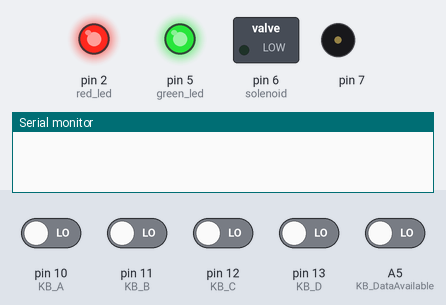
Simulated run of this sketch. Board: Arduino Uno, built with avr-gcc and run on an emulated ATmega328P. Shown: switched loads named in the sketch (green lamp = pin HIGH), output pins drawn as LEDs (lit = HIGH), buzzer (waves = sounding), the last lines printed to the serial monitor. Inputs (shaded band) come from the test bench; at power-on: A5 (KB_DataAvailable), pin 10 (KB_A), pin 11 (KB_B), pin 12 (KB_C), pin 13 (KB_D) LOW.

Above: at 1.2 s.
1.3 s: A5 (KB_DataAvailable) driven HIGH
At 5.3 s:
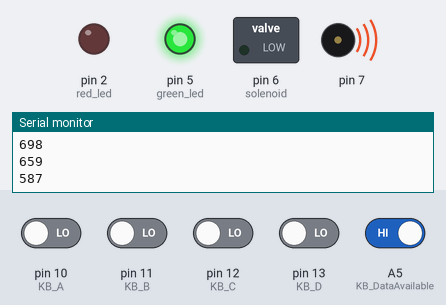
At 7.1 s:
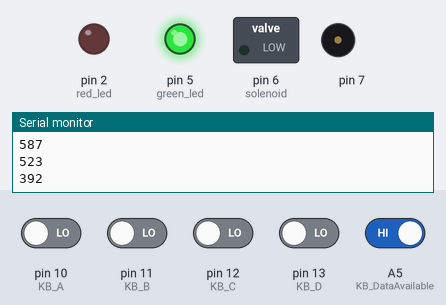
Timing chart, 0 to 8.6 s (numbered marks = the images above; inputs shaded):
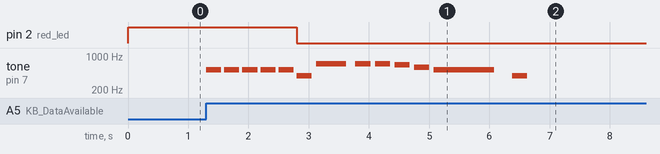

The sketch:

Lv1.ino
```cpp
#include <Arduino.h>
#include <SoftwareSerial.h>
#include <string.h>

using namespace std;

//Master and Slave Pin
#define RxD 8
#define TxD 9
SoftwareSerial master(RxD, TxD);

// Pins for 74C922 keypad encoder
int KB_DataAvailable=A5;//Data ready pin from Keyboard
int KB_A=10; //Output A
int KB_B=11; //Output B
int KB_C=12; //Output C
int KB_D=13; //Output D

int stage = 1;

//LED
int red_led = 2;
int green_led = 5;

//buzzer
int buzz = 7;

//limit switch
int limit_switch = 4;

//solenoid
int solenoid = 6;

//How many wrong password possible
int hp = 5;

//Elevator
int elevator = 0;

int index = 0;

//Button state
int buttonstate;

char keys[] = {'1','2','3','F',
               '4','5','6','E',
               '7','8','9','D',
               'A','0','B','C'};
// mario death sound

#define NOTE_B0  31
#define NOTE_C1  33
#define NOTE_CS1 35
#define NOTE_D1  37
#define NOTE_DS1 39
#define NOTE_E1  41
#define NOTE_F1  44
#define NOTE_FS1 46
#define NOTE_G1  49
#define NOTE_GS1 52
#define NOTE_A1  55
#define NOTE_AS1 58
#define NOTE_B1  62
#define NOTE_C2  65
#define NOTE_CS2 69
#define NOTE_D2  73
#define NOTE_DS2 78
#define NOTE_E2  82
#define NOTE_F2  87
#define NOTE_FS2 93
#define NOTE_G2  98
#define NOTE_GS2 104
#define NOTE_A2  110
#define NOTE_AS2 117
#define NOTE_B2  123
#define NOTE_C3  131
#define NOTE_CS3 139
#define NOTE_D3  147
#define NOTE_DS3 156
#define NOTE_E3  165
#define NOTE_F3  175
#define NOTE_FS3 185
#define NOTE_G3  196
#define NOTE_GS3 208
#define NOTE_A3  220
#define NOTE_AS3 233
#define NOTE_B3  247
#define NOTE_C4  262
#define NOTE_CS4 277
#define NOTE_D4  294
#define NOTE_DS4 311
#define NOTE_E4  330
#define NOTE_F4  349
#define NOTE_FS4 370
#define NOTE_G4  392
#define NOTE_GS4 415
#define NOTE_A4  440
#define NOTE_AS4 466
#define NOTE_B4  494
#define NOTE_C5  523
#define NOTE_CS5 554
#define NOTE_D5  587
#define NOTE_DS5 622
#define NOTE_E5  659
#define NOTE_F5  698
#define NOTE_FS5 740
#define NOTE_G5  784
#define NOTE_GS5 831
#define NOTE_A5  880
#define NOTE_AS5 932
#define NOTE_B5  988
#define NOTE_C6  1047
#define NOTE_CS6 1109
#define NOTE_D6  1175
#define NOTE_DS6 1245
#define NOTE_E6  1319
#define NOTE_F6  1397
#define NOTE_FS6 1480
#define NOTE_G6  1568
#define NOTE_GS6 1661
#define NOTE_A6  1760
#define NOTE_AS6 1865
#define NOTE_B6  1976
#define NOTE_C7  2093
#define NOTE_CS7 2217
#define NOTE_D7  2349
#define NOTE_DS7 2489
#define NOTE_E7  2637
#define NOTE_F7  2794
#define NOTE_FS7 2960
#define NOTE_G7  3136
#define NOTE_GS7 3322
#define NOTE_A7  3520
#define NOTE_AS7 3729
#define NOTE_B7  3951
#define NOTE_C8  4186
#define NOTE_CS8 4435
#define NOTE_D8  4699
#define NOTE_DS8 4978
void marioDeathSound() {
  int melody[] = {NOTE_G4, NOTE_F5, NOTE_F5, NOTE_F5,
  NOTE_E5, NOTE_D5, NOTE_C5,
  NOTE_G4, 0};
  int noteDurations[] = {4,2,4,4,4,4,5/3,4, 0};

  for (int thisNote = 0; thisNote < (sizeof(melody)/sizeof(melody[0])); thisNote++) {
    // to calculate the note duration, take one second
    // divided by the note type.
    //e.g. quarter note = 1000 / 4, eighth note = 1000/8, etc.
    int noteDuration = 1000/noteDurations[thisNote];
    tone(7, melody[thisNote],noteDuration);

    // to distinguish the notes, set a minimum time between them.
    // the note's duration + 30% seems to work well:
    int pauseBetweenNotes = noteDuration * 1.30;
    delay(pauseBetweenNotes);
    // stop the tone playing:
    noTone(7);
    Serial.println(melody[thisNote]);
  }
}
// indiana jones theme song
long DO=523.25,
RE=587.33,
MI=659.26,
FA=698.46,
SOL=783.99,
LA=880,
SI=987.77,
DO2=1046.50,
RE2=1174.66,
MI2=1318.51,
FA2=1396.91;
long melody2[] = {MI,FA,SOL,DO2,
RE,MI,FA,
SOL,LA,SI,FA2,
LA,SI,DO2,RE2,MI2,
MI,FA,SOL,DO2,
RE2,MI2,FA2,
SOL,SOL,MI2,RE2,SOL,
MI2,RE2,SOL,
MI2,RE2,SOL,
FA2,MI2,RE2,DO,
MI,SOL,FA,
RE,FA,MI,SOL,
DO,DO,MI,SOL,FA,
RE,FA,MI,RE,
DO,DO,MI,SOL,FA,
RE,FA,MI,SOL,
DO,DO,SOL,SOL,
MI2,RE2,SOL,
MI2,RE2,SOL,
MI2,RE2,SOL,
FA2,MI2,RE2,DO,
};

int b=800, n=400, c=200, s=100;
int noteDurations2[] = {c,c,n,b,
c,c,b,
c,c,n,b,
c,c,n,n,
n,c,c,n,
b,c,c,b,
c,c,n,
c,c,n,
c,c,n,
c,c,n,
c,c,b,
c,c,b,
c,c,s,s,c,
b,c,c,b,
c,c,s,s,c,b,
c,c,b,
c,c,s,s,c,
b,c,c,n,
c,c,n,
c,c,n,
c,c,n,
c,c,b,
};

void playsound(){
  for (int thisNote = 0; thisNote < 80; thisNote++) {
    tone(7, melody2[thisNote],noteDurations2[thisNote]);
    delay(noteDurations2[thisNote]);
    noTone(7);
  }
}
//node for buzzer
#define NOTE_C5  523
#define NOTE_E5  659
#define NOTE_G5  784
#define NOTE_G4  392
#define NOTE_DS2 78
#define NOTE_E2  82
#define NOTE_F2  87
#define NOTE_FS2 93
#define NOTE_G2  98
#define NOTE_A2  110
#define NOTE_AS2 117
#define NOTE_B2  123
#define NOTE_C3  131
#define NOTE_D3  147

//NOTE_E5, NOTE_E5, NOTE_E5, NOTE_C5, NOTE_E5, NOTE_G5, NOTE_G4 (Mario theme song)
//8, 8, 4, 4, 4, 8, 4
int melody[] = {
  NOTE_C5, NOTE_G2, NOTE_E5, NOTE_G4,
  NOTE_DS2, NOTE_E2, NOTE_E2, NOTE_F2,
  NOTE_FS2, NOTE_G5, NOTE_E5, NOTE_A2,
  NOTE_AS2, NOTE_B2, NOTE_C3, NOTE_D3
};

int noteDurations[] = {
  4, 4, 8, 4,
  4, 4, 4, 4,
  4, 8, 4, 4,
  4, 4, 4, 4,
};
const char correctpin[] = {'3','3','9','1','9','8','F'}; // based on super mario

void sound();

void setup() {
  Serial.begin(9600);
  pinMode(KB_DataAvailable,INPUT);
  pinMode(KB_A,INPUT);
  pinMode(KB_B,INPUT);
  pinMode(KB_C,INPUT);
  pinMode(KB_D,INPUT);
  pinMode(red_led, OUTPUT);
  pinMode(green_led, OUTPUT);
  pinMode(limit_switch, INPUT);
  pinMode(solenoid, OUTPUT);
  master.begin(9600);
  pinMode(RxD, INPUT);
  pinMode(TxD, OUTPUT);

  //initialize
  digitalWrite(green_led, HIGH);
  digitalWrite(red_led, HIGH);
  digitalWrite(solenoid, LOW);
}

void loop() {
  // first stage the keypad game
  while (stage == 1) {
    if (digitalRead(KB_DataAvailable)) {
      sound();
      Serial.println(readKeypad());
      delay(300);


      if (readKeypad() == correctpin[index] && index == 6) {
        digitalWrite(green_led, LOW);
        stage++;
        break;
      } else if (readKeypad() == correctpin[index] && index != 6) {
        index++;
      }
      else{
        hp--;
        if (hp == 0){
          digitalWrite(red_led, LOW);
          marioDeathSound();
          stage++;
          break;
        }
        blink();
        }
      }
    }

  // second stage after green led turns on
  buttonstate = digitalRead(limit_switch);
  // Serial.println(elevator);

  if (buttonstate == 1){ // if limit switch get diactivated
    elevator = 1; // elevator get activated
    delay(1000);
    digitalWrite(solenoid, HIGH); // solenoid get activated
    delay(3000);
    master.write(elevator);
  }
  else{
    digitalWrite(solenoid, LOW);
  }
  if (master.read() != -1){
    playsound();
  }

}

char readKeypad() {
  int ka,kb,kc,kd,k;
  ka=digitalRead(KB_A); //read encoder output A
  kb=digitalRead(KB_B); //read encoder output B
  kc=digitalRead(KB_C); //read encoder output C
  kd=digitalRead(KB_D); //read encoder output D
  k=ka+kb*2+kc*4+kd*8; // combine the encoder outputs
  return keys[k];
}

void sound(){
  int ka,kb,kc,kd;
  int node;

  ka=digitalRead(KB_A); //read encoder output A
  kb=digitalRead(KB_B); //read encoder output B
  kc=digitalRead(KB_C); //read encoder output C
  kd=digitalRead(KB_D); //read encoder output D

  node=melody[ka+kb*2+kc*4+kd*8]; // combine the encoder outputs
  int timer = 1000 / noteDurations[ka+kb*2+kc*4+kd*8];

  tone(7,node,timer);
}

void blink(){
  unsigned long previousMillis = 0;
  unsigned long interval = hp * 100;
  boolean blinking = false;
  boolean keyPressed = false;

  while (hp != 0 && !keyPressed) {
    unsigned long currentMillis = millis();

    if (currentMillis - previousMillis >= interval) { // it only execute the code if this corrects, so we don't need to use delay
      previousMillis = currentMillis;
      if (blinking) {
        digitalWrite(red_led, LOW);  // Turn on the LED
      } else {
        digitalWrite(red_led, HIGH);  // Turn off the LED
      }
      blinking = !blinking; // switch the value
    }

    if (digitalRead(KB_DataAvailable)) {
      // User pressed a key, exit the loop
      keyPressed = true;
    }
  }
  digitalWrite(red_led, HIGH);  // Turn off the LED when exiting the loop
}
```

Lv2.ino
```cpp

```

Measured:
- after the input at 1.3 s, pin 2 (red_led): HIGH → LOW after 1.5 s; tone on pin 7: plays 523 Hz for 0.25 s, 523 Hz for 0.25 s, 523 Hz for 0.25 s, 523 Hz for 0.25 s, 523 Hz for 0.25 s, 392 Hz for 0.25 s … (13 notes in this stretch), starting at once
